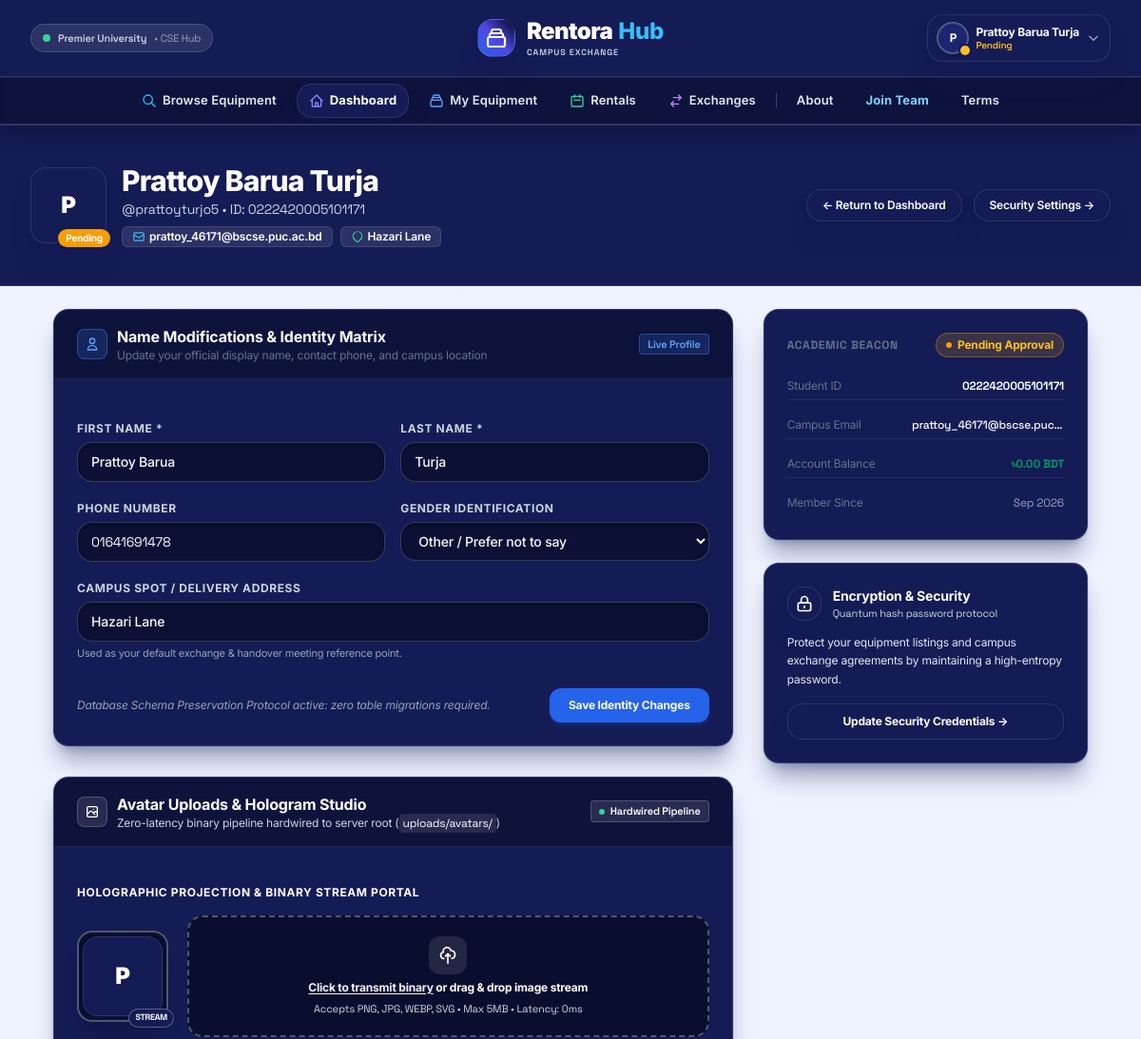
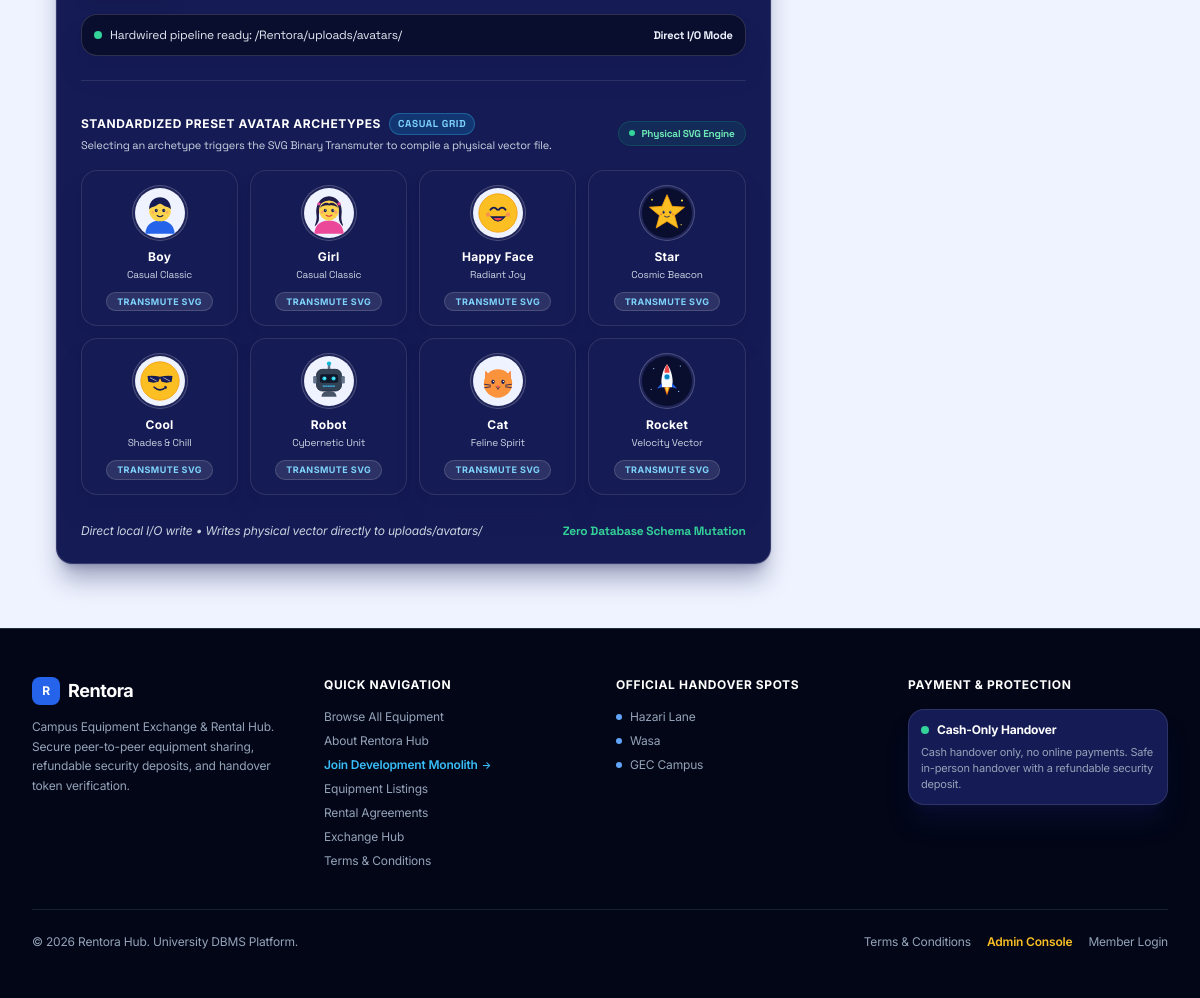
The app's page /user/profile.php (signed in) with its own data (2 pictures, top to bottom).
### tables this page shows
CREATE TABLE member (
    member_id         INT UNSIGNED AUTO_INCREMENT PRIMARY KEY,
    first_name        VARCHAR(50)  NOT NULL,
    last_name         VARCHAR(50)  NOT NULL,
    student_id        VARCHAR(20)  NULL,
    dob               DATE         NULL,
    gender             ENUM('Male', 'Female', 'Other') NULL,
    university_email  VARCHAR(100) NOT NULL,
    phone_number      VARCHAR(20)  NULL,
    campus_address    VARCHAR(255) NULL,
    account_balance   DECIMAL(10,2) NOT NULL DEFAULT 0.00,
    status            ENUM('Pending', 'Verified', 'Rejected') NOT NULL DEFAULT 'Pending',
    username          VARCHAR(50)  NOT NULL,
    password_hash     VARCHAR(255) NOT NULL,
    created_at        TIMESTAMP    NOT NULL DEFAULT CURRENT_TIMESTAMP,
    CONSTRAINT uq_member_email      UNIQUE (university_email),
    CONSTRAINT uq_member_username   UNIQUE (username),
    CONSTRAINT uq_member_student_id UNIQUE (student_id)
);

### user/profile.php (the view, shortened to what the rows shown need)
<?php
require_once(__DIR__ . '/../config/db.php');
require_once(__DIR__ . '/../includes/auth_guard.php');
$user_id = (int)($_SESSION['member_id'] ?? $_SESSION['user_id'] ?? 0);
try {
    $stmt = $pdo->prepare("SELECT * FROM member WHERE member_id = :id LIMIT 1");
    $stmt->execute(['id' => $user_id]);
    $member = $stmt->fetch();
} catch (Exception $e) {
    $member = false;
}
$first_name = $member['first_name'] ?? '';
$last_name = $member['last_name'] ?? '';
$full_name = trim($first_name . ' ' . $last_name);
$username = $member['username'] ?? '';
$student_id = $member['student_id'] ?? '';
$email = $member['university_email'] ?? '';
$phone = $member['phone_number'] ?? '';
$address = $member['campus_address'] ?? '';
$gender = $member['gender'] ?? 'Other';
$status = $member['status'] ?? 'Pending';
$balance = number_format((float)($member['account_balance'] ?? 0), 2);
$created_at = $member['created_at'] ?? '';
require_once(__DIR__ . '/../includes/header.php');
require_once(__DIR__ . '/../includes/nav.php');
?>
<main class="flex-1 relative pb-16">
  <div class="relative bg-[#151B54] text-white py-10 px-4 sm:px-6 lg:px-8 border-b border-white/10 overflow-hidden">
    <div class="max-w-6xl mx-auto flex flex-col md:flex-row items-start md:items-center justify-between gap-6 relative z-10">
      <div class="flex items-center gap-4">
        <div class="relative group" id="banner-avatar-container">
          <?php
            $has_av = !empty($_SESSION['avatar']) && file_exists(__DIR__ . '/../' . $_SESSION['avatar']);
          ?>
          <div id="banner-avatar-fallback" class="w-16 h-16 sm:w-20 sm:h-20 rounded-2xl bg-[#151B54] text-white flex items-center justify-center font-black text-2xl shadow-xl ring-2 ring-white/30 border border-white/20 <?php echo $has_av ? 'hidden' : ''; ?>">
            <?php echo strtoupper(substr($full_name, 0, 1)); ?>
          </div>
          <?php if ($status === 'Verified'): ?>
            <span class="absolute -bottom-1 -right-1 px-2 py-0.5 rounded-full bg-emerald-500 text-white font-bold text-[10px] ring-2 ring-[#151B54] shadow-sm flex items-center gap-1">
              <span class="w-1.5 h-1.5 rounded-full bg-white"></span>
              Verified
            </span>
          <?php elseif ($status === 'Rejected'): ?>
            <span class="absolute -bottom-1 -right-1 px-2 py-0.5 rounded-full bg-rose-500 text-white font-bold text-[10px] ring-2 ring-[#151B54] shadow-sm">
              Rejected
            </span>
          <?php else: ?>
            <span class="absolute -bottom-1 -right-1 px-2 py-0.5 rounded-full bg-amber-500 text-white font-bold text-[10px] ring-2 ring-[#151B54] shadow-sm">
              Pending
            </span>
          <?php endif; ?>
        </div>
        <div>
          <div class="flex items-center gap-2">
            <h1 class="text-2xl sm:text-3xl font-extrabold tracking-tight text-white"><?php echo htmlspecialchars($full_name); ?></h1>
          </div>
          <p class="text-xs sm:text-sm text-slate-300 font-mono mt-0.5">@<?php echo htmlspecialchars($username); ?> &bull; ID: <?php echo htmlspecialchars($student_id ?: 'Not linked'); ?></p>
          <div class="mt-2 flex flex-wrap items-center gap-2">
            <span class="inline-flex items-center gap-1 px-2.5 py-0.5 rounded-md text-xs font-semibold bg-white/10 text-white border border-white/10">
              <svg class="w-3.5 h-3.5 text-sky-400" fill="none" stroke="currentColor" viewBox="0 0 24 24"><path stroke-linecap="round" stroke-linejoin="round" stroke-width="2" d="M3 8l7.89 5.26a2 2 0 002.22 0L21 8M5 19h14a2 2 0 002-2V7a2 2 0 00-2-2H5a2 2 0 00-2 2v10a2 2 0 002 2z"></path></svg>
              <?php echo htmlspecialchars($email); ?>
            </span>
            <span class="inline-flex items-center gap-1 px-2.5 py-0.5 rounded-md text-xs font-semibold bg-white/10 text-white border border-white/10">
              <svg class="w-3.5 h-3.5 text-emerald-400" fill="none" stroke="currentColor" viewBox="0 0 24 24"><path stroke-linecap="round" stroke-linejoin="round" stroke-width="2" d="M17.657 16.657L13.414 20.9a1.998 1.998 0 01-2.827 0l-4.244-4.243a8 8 0 1111.314 0z"></path></svg>
              <?php echo htmlspecialchars($address ?: 'Hazari Lane, PUC'); ?>
            </span>
          </div>
        </div>
      </div>
    </div>
  </div>
  <div class="max-w-6xl mx-auto px-4 sm:px-6 lg:px-8 mt-6">
    <div class="grid grid-cols-1 lg:grid-cols-3 gap-8">
      <div class="lg:col-span-2 space-y-8">
        <section id="identity" class="bg-white rounded-2xl border border-slate-200 shadow-sm overflow-hidden scroll-mt-24">
          <div class="px-6 py-4 border-b border-slate-100 flex items-center justify-between bg-slate-50/50">
            <div class="flex items-center gap-2.5">
              <div>
                <h2 class="text-base font-bold text-slate-900">Name Modifications &amp; Identity Matrix</h2>
              </div>
            </div>
          </div>
          <form action="" method="POST" class="p-6 space-y-5">
            <div class="grid grid-cols-1 sm:grid-cols-2 gap-4">
              <div>
                <label for="first_name" class="block text-xs font-bold text-slate-700 uppercase tracking-wider mb-1.5">First Name *</label>
                <input type="text" id="first_name" name="first_name" required value="<?php echo htmlspecialchars($first_name); ?>" class="w-full px-3.5 py-2.5 rounded-xl border border-slate-300 focus:border-blue-500 focus:ring-2 focus:ring-blue-500/20 text-sm text-slate-900 transition-all font-medium">
              </div>
              <div>
                <label for="last_name" class="block text-xs font-bold text-slate-700 uppercase tracking-wider mb-1.5">Last Name *</label>
                <input type="text" id="last_name" name="last_name" required value="<?php echo htmlspecialchars($last_name); ?>" class="w-full px-3.5 py-2.5 rounded-xl border border-slate-300 focus:border-blue-500 focus:ring-2 focus:ring-blue-500/20 text-sm text-slate-900 transition-all font-medium">
              </div>
            </div>
            <div class="grid grid-cols-1 sm:grid-cols-2 gap-4">
              <div>
                <label for="phone_number" class="block text-xs font-bold text-slate-700 uppercase tracking-wider mb-1.5">Phone Number</label>
                <input type="text" id="phone_number" name="phone_number" value="<?php echo htmlspecialchars($phone); ?>" placeholder="01XXXXXXXXX" class="w-full px-3.5 py-2.5 rounded-xl border border-slate-300 focus:border-blue-500 focus:ring-2 focus:ring-blue-500/20 text-sm text-slate-900 transition-all font-mono">
              </div>
              <div>
                <label for="gender" class="block text-xs font-bold text-slate-700 uppercase tracking-wider mb-1.5">Gender Identification</label>
                <select id="gender" name="gender" class="w-full px-3.5 py-2.5 rounded-xl border border-slate-300 focus:border-blue-500 focus:ring-2 focus:ring-blue-500/20 text-sm text-slate-900 transition-all font-medium">
                  <option value="Other" <?php echo $gender === 'Other' ? 'selected' : ''; ?>>Other / Prefer not to say</option>
                </select>
              </div>
            </div>
            <div>
              <label for="campus_address" class="block text-xs font-bold text-slate-700 uppercase tracking-wider mb-1.5">Campus Spot / Delivery Address</label>
              <input type="text" id="campus_address" name="campus_address" value="<?php echo htmlspecialchars($address); ?>" placeholder="e.g. Hazari Lane Academic Building, Room 402" class="w-full px-3.5 py-2.5 rounded-xl border border-slate-300 focus:border-blue-500 focus:ring-2 focus:ring-blue-500/20 text-sm text-slate-900 transition-all font-medium">
              <p class="text-[11px] text-slate-400 mt-1">Used as your default exchange &amp; handover meeting reference point.</p>
            </div>
          </form>
        </section>
        <section id="avatar" class="bg-white rounded-2xl border border-slate-200 shadow-sm overflow-hidden scroll-mt-24">
          <div class="px-6 py-4 border-b border-slate-100 flex items-center justify-between bg-slate-50/50">
            <div class="flex items-center gap-2.5">
              <div>
                <h2 class="text-base font-bold text-white">Avatar Uploads &amp; Hologram Studio</h2>
              </div>
            </div>
          </div>
          <div class="p-6 space-y-6">
            <form id="avatar-form" action="" method="POST" enctype="multipart/form-data" class="space-y-4">
              <div class="flex flex-col sm:flex-row items-center gap-5">
                <div class="relative group shrink-0">
                  <div class="w-24 h-24 rounded-2xl bg-[#0A0E2E] border-2 border-white/30 p-1 shadow-xl flex items-center justify-center overflow-hidden">
                    <div id="studio-avatar-fallback" class="w-full h-full rounded-xl bg-[#151B54] text-white flex items-center justify-center font-black text-2xl border border-white/20 <?php echo $has_av ? 'hidden' : ''; ?>">
                      <?php echo strtoupper(substr($full_name, 0, 1)); ?>
                    </div>
                  </div>
                </div>
              </div>
            </form>
          </div>
        </section>
      </div>
      <div class="space-y-6">
        <div class="bg-white rounded-2xl border border-slate-200 p-6 shadow-sm">
          <div class="space-y-3 text-xs">
            <div class="flex justify-between py-1.5 border-b border-slate-100">
              <span class="text-slate-500">Student ID</span>
              <span class="font-mono font-bold text-slate-900"><?php echo htmlspecialchars($student_id ?: 'Unverified'); ?></span>
            </div>
            <div class="flex justify-between py-1.5 border-b border-slate-100">
              <span class="text-slate-500">Campus Email</span>
              <span class="font-mono font-medium text-slate-900 truncate max-w-[160px]"><?php echo htmlspecialchars($email); ?></span>
            </div>
            <div class="flex justify-between py-1.5 border-b border-slate-100">
              <span class="text-slate-500">Account Balance</span>
              <span class="font-mono font-bold text-emerald-600">৳<?php echo $balance; ?> BDT</span>
            </div>
            <div class="flex justify-between py-1.5">
              <span class="text-slate-500">Member Since</span>
              <span class="font-mono text-slate-600"><?php echo $created_at ? date('M Y', strtotime($created_at)) : '2026'; ?></span>
            </div>
          </div>
        </div>
      </div>
    </div>
  </div>
</main>
<?php require_once(__DIR__ . '/../includes/footer.php'); ?>

### records on screen
member: substr($full_name, 0, 1) "P", full_name "Prattoy Barua Turja", username "prattoyturjo5", student "0222420005101171", university_email "prattoy_46171@bscse.puc.ac.bd", campus_address "Hazari Lane", first_name "Prattoy Barua", last_name "Turja", phone_number "01641691478", gender "Other / Prefer not to say", university_email "prattoy_46171@bscse.puc…", account_balance "0.00", created_at "Sep 2026"

### other values on screen
substr($current_name, 0, 1) "P"
$current_name "Prattoy Barua Turja"
$p['name'] "Boy"
$p['tagline'] "Casual Classic"
$p['name'] "Girl"
$p['name'] "Happy Face"
$p['tagline'] "Radiant Joy"
$p['name'] "Star"
$p['tagline'] "Cosmic Beacon"
$p['name'] "Cool"
$p['tagline'] "Shades & Chill"
$p['name'] "Robot"
$p['tagline'] "Cybernetic Unit"
$p['name'] "Cat"
$p['tagline'] "Feline Spirit"
